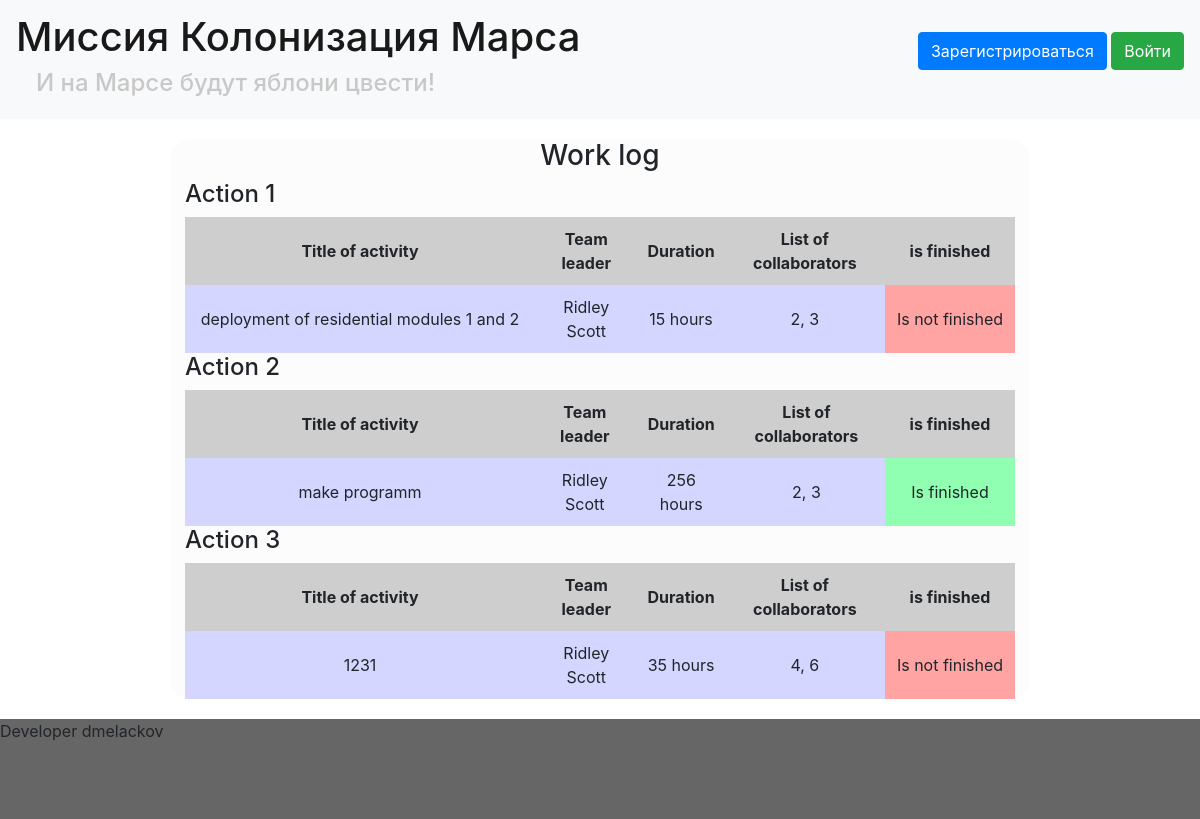
The page /index on the database as committed earlier.
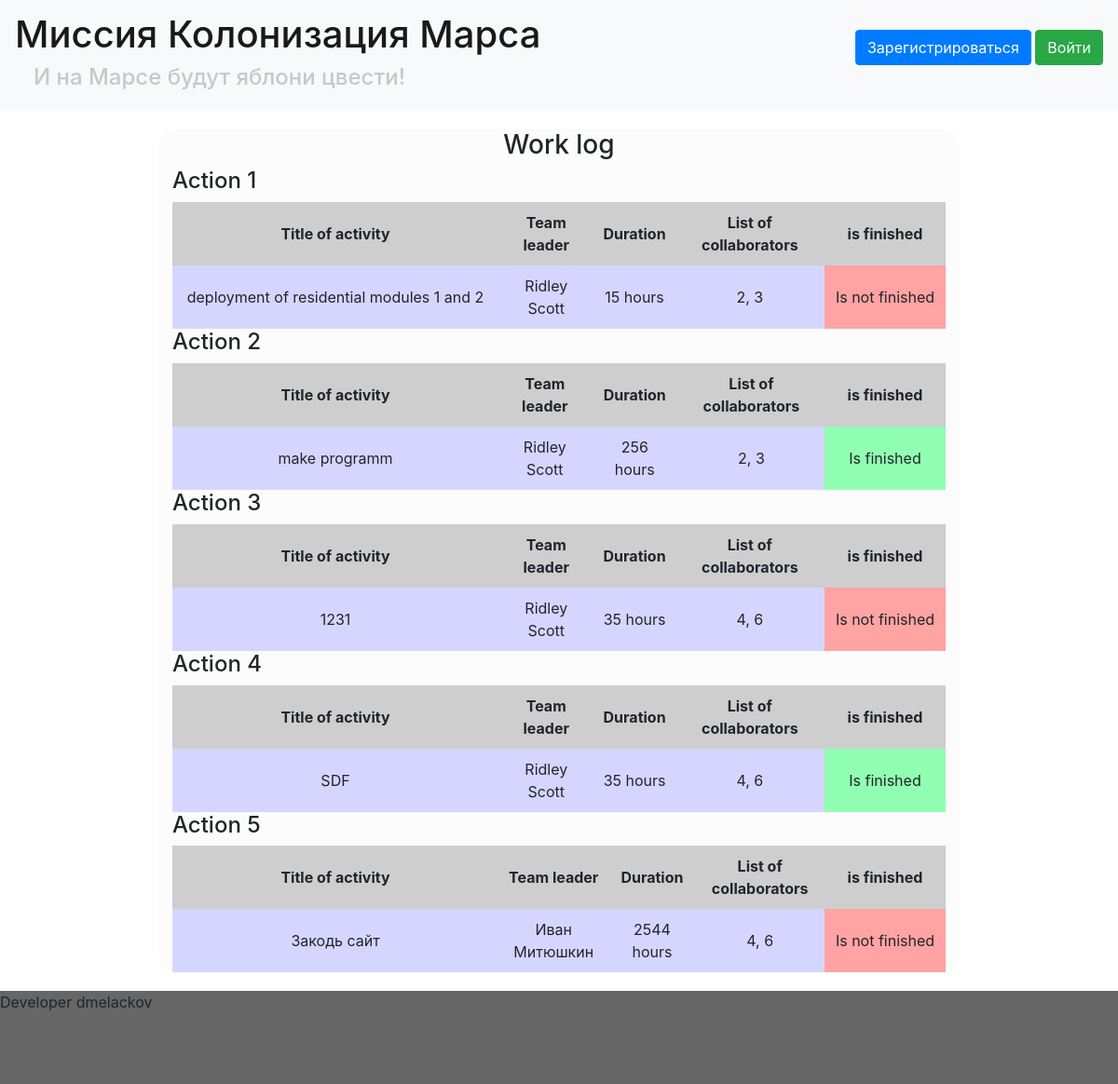
The same page on the database as committed later.
### data/jobs.py (models this page shows)
class Jobs(SqlAlchemyBase):
    __tablename__ = 'jobs'
    id = sqlalchemy.Column(sqlalchemy.Integer,
                           primary_key=True, autoincrement=True)
    team_leader = sqlalchemy.Column(sqlalchemy.Integer,
                                    sqlalchemy.ForeignKey("users.id"))
    job = sqlalchemy.Column(sqlalchemy.String)
    work_size = sqlalchemy.Column(sqlalchemy.Integer)
    collaborators = sqlalchemy.Column(sqlalchemy.String)
    start_date = sqlalchemy.Column(sqlalchemy.DateTime)
    start_end = sqlalchemy.Column(sqlalchemy.DateTime)
    if_finished = sqlalchemy.Column(sqlalchemy.Boolean)
    leader = orm.relation('User')

### data/users.py (models this page shows, shortened)
class User(SqlAlchemyBase, UserMixin):
    __tablename__ = 'users'
    id = sqlalchemy.Column(sqlalchemy.Integer,
                           primary_key=True, autoincrement=True)
    surname = sqlalchemy.Column(sqlalchemy.String, nullable=True)
    name = sqlalchemy.Column(sqlalchemy.String, nullable=True)
    age = sqlalchemy.Column(sqlalchemy.Integer, nullable=True)
    position = sqlalchemy.Column(sqlalchemy.String, nullable=True)
    speciality = sqlalchemy.Column(sqlalchemy.String, nullable=True)
    address = sqlalchemy.Column(sqlalchemy.String, nullable=True)
    email = sqlalchemy.Column(sqlalchemy.String,
                              index=True, unique=True, nullable=True)
    hashed_password = sqlalchemy.Column(sqlalchemy.String, nullable=True)
    modified_date = sqlalchemy.Column(sqlalchemy.DateTime,
                                      default=datetime.datetime.now)

### main.py (the view)
@app.route('/')
@app.route('/index')
def index():
    jobs = []
    session = db_session.create_session()
    for i in session.query(Jobs).all():
        jobs.append((i.job,
                     i.leader.name,
                     i.leader.surname,
                     i.work_size,
                     i.collaborators,
                     i.if_finished,
                     (current_user.id == 1 or (current_user.id == i.leader.id) if current_user.is_authenticated else False),
                     i.id))
    session.close()
    params = {}
    print(jobs)
    params["title"] = "Журнал работ"
    params["static_css"] = url_for('static', filename="css/")
    params["static_img"] = url_for('static', filename="img/")
    params["jobs"] = jobs
    return render_template('index.html', **params)

### data/db_session.py (called while the page is built)
def create_session() -> Session:
    global __factory
    return __factory()

### templates/index.html (shortened to what this page needs)
{% extends "base.html" %} {% block content %}
<div class="center">
    <h3>Work log</h3>
    <div class="works">
        {% for i in jobs %}
        <div class="jobLabel">
            <h4>Action {{loop.index}}</h4>
        </div>
        <table>
            <tr class="title">
                <th>Title of activity</th>
                <th>Team leader</th>
                <th>Duration</th>
                <th>List of collaborators</th>
                <th>is finished</th>
            </tr>
            <tr class="data">
                <td class="activity">{{ i[0] }}</td>
                <td class="leader">{{ i[1] }} {{i[2]}}</td>
                <td class="duration">{{ i[3] }} hours</td>
                <td class="collab">{{ i[4] }}</td>
                <td class="finished {% if i[5] %}
                    yes
                {% else %}
                    no
                {% endif %}">{% if i[5] %} Is finished {% else %} Is not finished {% endif %}</td>
            </tr>
        </table>
        {% endfor %}
    </div>
</div>
{% endblock %}

### templates/base.html (shortened to what this page needs)
<!DOCTYPE html>
<html lang="en">
<head>
    <link rel="stylesheet" href="https://stackpath.bootstrapcdn.com/bootstrap/4.4.1/css/bootstrap.min.css">
    <link rel="stylesheet" href="{{ static_css }}style.css">
</head>
<body>
    <header>
        <nav class="navbar navbar-light bg-light">
            <a class="navbar-brand" href="/">
                <h1>Миссия Колонизация Марса</h1>
                <h4>И на Марсе будут яблони цвести!</h4>
            </a>
            {% if current_user.is_authenticated %}
            <a class="navbar-brand" href="/logout">{{ current_user.name }}</a> {% else %}
            <p>
                <a class="btn btn-primary " href="/register">Зарегистрироваться</a>
                <a class="btn btn-success" href="/login">Войти</a>
            </p>
            {% endif %}
        </nav>
    </header>
    <div class="wraper">
        <div class="content">
            <main role="main" class="container">
                {% block content %}{% endblock %}
            </main>
            <div class="footer">
                Developer dmelackov
            </div>
        </div>
    </div>
</body>
</html>

### static/css/style.css (style rules this page uses)
html { position: relative; min-height: 100%; }
body { position: absolute; min-width: 100%; min-height: 100%; }
.navbar-brand>h4 { color: rgb(200, 200, 200); margin-left: 20px; }
.center { text-align: center; margin-left: auto; margin-right: auto; }
.jobLabel>h4 { text-align: left; width: 100px; }
main { background-color: rgb(252, 252, 252); border-radius: 20px; }
.content { width: 900px; margin: 0 auto; padding: 20px; padding-bottom: 120px; }
.footer { position: absolute; bottom: 0; left: 0; width: 100%; height: 100px; background: #666; }
.title>th { background-color: rgb(206, 206, 206); padding: 10px 10px 10px 10px; }
.data>td { background-color: rgb(213, 214, 255); padding: 10px 10px 10px 10px; }
.data>.no { background-color: rgb(255, 163, 163); }
.data>.yes { background-color: rgb(145, 255, 178); }
.works>table { width: 830px; }
.data>.activity { width: 350px; }
.data>.finished { width: 130px; }
.jobLabel>h4, .jobLabel>a { float: left; }

Rows that differ between the two databases and show on the page:
added Jobs: job "SDF", collaborators "4, 6"
added Jobs: job "Закодь сайт", work_size "2544", collaborators "4, 6"
now on this page (row unchanged): User: name "Иван", surname "Митюшкин"
Other text that changed with them:
new list line: "Action 4 Title of activity Team leader Duration List of collaborators is finished 35 hours Is finished"
new list line: "Ridley Scott"
new list line: "Action 5 Title of activity Team leader Duration List of collaborators is finished hours Is not finished"
